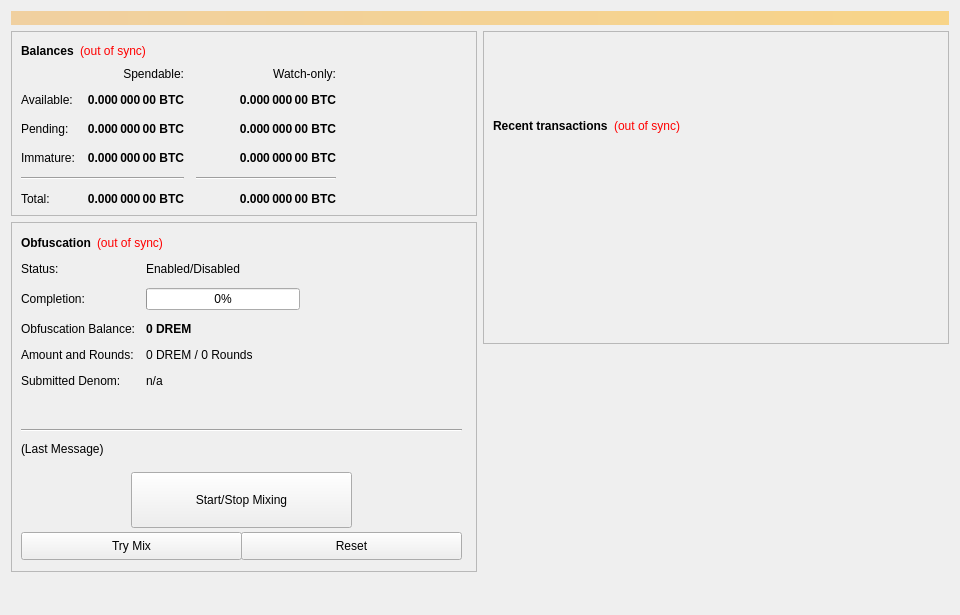
<?xml version="1.0" encoding="UTF-8"?>
<ui version="4.0">
 <class>OverviewPage</class>
 <widget class="QWidget" name="OverviewPage">
  <property name="geometry">
   <rect>
    <x>0</x>
    <y>0</y>
    <width>960</width>
    <height>615</height>
   </rect>
  </property>
  <property name="minimumSize">
   <size>
    <width>960</width>
    <height>0</height>
   </size>
  </property>
  <property name="windowTitle">
   <string>Form</string>
  </property>
  <layout class="QVBoxLayout" name="topLayout">
   <item>
    <widget class="QLabel" name="labelAlerts">
     <property name="visible">
      <bool>false</bool>
     </property>
     <property name="styleSheet">
      <string notr="true">background-color: qlineargradient(x1: 0, y1: 0, x2: 1, y2: 0, stop:0 #F0D0A0, stop:1 #F8D488); color:#000000;</string>
     </property>
     <property name="wordWrap">
      <bool>true</bool>
     </property>
     <property name="margin">
      <number>3</number>
     </property>
    </widget>
   </item>
   <item>
    <layout class="QHBoxLayout" name="horizontalLayout" stretch="1,1">
     <item>
      <layout class="QVBoxLayout" name="verticalLayout_2">
       <item>
        <widget class="QFrame" name="frame">
         <property name="frameShape">
          <enum>QFrame::StyledPanel</enum>
         </property>
         <property name="frameShadow">
          <enum>QFrame::Raised</enum>
         </property>
         <layout class="QVBoxLayout" name="verticalLayout_4">
          <item>
           <layout class="QHBoxLayout" name="horizontalLayout_4">
            <item>
             <widget class="QLabel" name="label_5">
              <property name="font">
               <font>
                <weight>75</weight>
                <bold>true</bold>
               </font>
              </property>
              <property name="text">
               <string>Balances</string>
              </property>
             </widget>
            </item>
            <item>
             <widget class="QLabel" name="labelWalletStatus">
              <property name="cursor">
               <cursorShape>WhatsThisCursor</cursorShape>
              </property>
              <property name="toolTip">
               <string>The displayed information may be out of date. Your wallet automatically synchronizes with the DREM network after a connection is established, but this process has not completed yet.</string>
              </property>
              <property name="styleSheet">
               <string notr="true">QLabel { color: red; }</string>
              </property>
              <property name="text">
               <string notr="true">(out of sync)</string>
              </property>
              <property name="alignment">
               <set>Qt::AlignLeading|Qt::AlignLeft|Qt::AlignVCenter</set>
              </property>
             </widget>
            </item>
            <item>
             <spacer name="horizontalSpacer_3">
              <property name="orientation">
               <enum>Qt::Horizontal</enum>
              </property>
              <property name="sizeHint" stdset="0">
               <size>
                <width>40</width>
                <height>20</height>
               </size>
              </property>
             </spacer>
            </item>
           </layout>
          </item>
          <item>
           <layout class="QGridLayout" name="gridLayout">
            <property name="spacing">
             <number>12</number>
            </property>
            <item row="2" column="2">
             <widget class="QLabel" name="labelWatchPending">
              <property name="font">
               <font>
                <weight>75</weight>
                <bold>true</bold>
               </font>
              </property>
              <property name="cursor">
               <cursorShape>IBeamCursor</cursorShape>
              </property>
              <property name="toolTip">
               <string>Unconfirmed transactions to watch-only addresses</string>
              </property>
              <property name="text">
               <string notr="true">0.000 000 00 BTC</string>
              </property>
              <property name="alignment">
               <set>Qt::AlignRight|Qt::AlignTrailing|Qt::AlignVCenter</set>
              </property>
              <property name="textInteractionFlags">
               <set>Qt::LinksAccessibleByMouse|Qt::TextSelectableByKeyboard|Qt::TextSelectableByMouse</set>
              </property>
             </widget>
            </item>
            <item row="2" column="1">
             <widget class="QLabel" name="labelUnconfirmed">
              <property name="font">
               <font>
                <weight>75</weight>
                <bold>true</bold>
               </font>
              </property>
              <property name="cursor">
               <cursorShape>IBeamCursor</cursorShape>
              </property>
              <property name="toolTip">
               <string>Total of transactions that have yet to be confirmed, and do not yet count toward the spendable balance</string>
              </property>
              <property name="text">
               <string notr="true">0.000 000 00 BTC</string>
              </property>
              <property name="alignment">
               <set>Qt::AlignRight|Qt::AlignTrailing|Qt::AlignVCenter</set>
              </property>
              <property name="textInteractionFlags">
               <set>Qt::LinksAccessibleByMouse|Qt::TextSelectableByKeyboard|Qt::TextSelectableByMouse</set>
              </property>
             </widget>
            </item>
            <item row="3" column="2">
             <widget class="QLabel" name="labelWatchImmature">
              <property name="font">
               <font>
                <weight>75</weight>
                <bold>true</bold>
               </font>
              </property>
              <property name="cursor">
               <cursorShape>IBeamCursor</cursorShape>
              </property>
              <property name="toolTip">
               <string>Staked or masternode rewards in watch-only addresses that has not yet matured</string>
              </property>
              <property name="text">
               <string notr="true">0.000 000 00 BTC</string>
              </property>
              <property name="alignment">
               <set>Qt::AlignRight|Qt::AlignTrailing|Qt::AlignVCenter</set>
              </property>
              <property name="textInteractionFlags">
               <set>Qt::LinksAccessibleByMouse|Qt::TextSelectableByKeyboard|Qt::TextSelectableByMouse</set>
              </property>
             </widget>
            </item>
            <item row="4" column="0" colspan="2">
             <widget class="Line" name="lineSpendableBalance">
              <property name="orientation">
               <enum>Qt::Horizontal</enum>
              </property>
             </widget>
            </item>
            <item row="4" column="2">
             <widget class="Line" name="lineWatchBalance">
              <property name="sizePolicy">
               <sizepolicy hsizetype="Preferred" vsizetype="Fixed">
                <horstretch>0</horstretch>
                <verstretch>0</verstretch>
               </sizepolicy>
              </property>
              <property name="minimumSize">
               <size>
                <width>140</width>
                <height>0</height>
               </size>
              </property>
              <property name="orientation">
               <enum>Qt::Horizontal</enum>
              </property>
             </widget>
            </item>
            <item row="5" column="0">
             <widget class="QLabel" name="labelTotalText">
              <property name="text">
               <string>Total:</string>
              </property>
             </widget>
            </item>
            <item row="3" column="1">
             <widget class="QLabel" name="labelImmature">
              <property name="font">
               <font>
                <weight>75</weight>
                <bold>true</bold>
               </font>
              </property>
              <property name="cursor">
               <cursorShape>IBeamCursor</cursorShape>
              </property>
              <property name="toolTip">
               <string>Staked or masternode rewards that has not yet matured</string>
              </property>
              <property name="text">
               <string notr="true">0.000 000 00 BTC</string>
              </property>
              <property name="alignment">
               <set>Qt::AlignRight|Qt::AlignTrailing|Qt::AlignVCenter</set>
              </property>
              <property name="textInteractionFlags">
               <set>Qt::LinksAccessibleByMouse|Qt::TextSelectableByKeyboard|Qt::TextSelectableByMouse</set>
              </property>
             </widget>
            </item>
            <item row="2" column="3">
             <spacer name="horizontalSpacer_2">
              <property name="orientation">
               <enum>Qt::Horizontal</enum>
              </property>
              <property name="sizeHint" stdset="0">
               <size>
                <width>40</width>
                <height>20</height>
               </size>
              </property>
             </spacer>
            </item>
            <item row="3" column="0">
             <widget class="QLabel" name="labelImmatureText">
              <property name="text">
               <string>Immature:</string>
              </property>
             </widget>
            </item>
            <item row="5" column="1">
             <widget class="QLabel" name="labelTotal">
              <property name="font">
               <font>
                <weight>75</weight>
                <bold>true</bold>
               </font>
              </property>
              <property name="cursor">
               <cursorShape>IBeamCursor</cursorShape>
              </property>
              <property name="toolTip">
               <string>Your current total balance</string>
              </property>
              <property name="text">
               <string notr="true">0.000 000 00 BTC</string>
              </property>
              <property name="alignment">
               <set>Qt::AlignRight|Qt::AlignTrailing|Qt::AlignVCenter</set>
              </property>
              <property name="textInteractionFlags">
               <set>Qt::LinksAccessibleByMouse|Qt::TextSelectableByKeyboard|Qt::TextSelectableByMouse</set>
              </property>
             </widget>
            </item>
            <item row="5" column="2">
             <widget class="QLabel" name="labelWatchTotal">
              <property name="font">
               <font>
                <weight>75</weight>
                <bold>true</bold>
               </font>
              </property>
              <property name="cursor">
               <cursorShape>IBeamCursor</cursorShape>
              </property>
              <property name="toolTip">
               <string>Current total balance in watch-only addresses</string>
              </property>
              <property name="text">
               <string notr="true">0.000 000 00 BTC</string>
              </property>
              <property name="alignment">
               <set>Qt::AlignRight|Qt::AlignTrailing|Qt::AlignVCenter</set>
              </property>
              <property name="textInteractionFlags">
               <set>Qt::LinksAccessibleByMouse|Qt::TextSelectableByKeyboard|Qt::TextSelectableByMouse</set>
              </property>
             </widget>
            </item>
            <item row="0" column="2">
             <widget class="QLabel" name="labelWatchonly">
              <property name="text">
               <string>Watch-only:</string>
              </property>
              <property name="alignment">
               <set>Qt::AlignRight|Qt::AlignTrailing|Qt::AlignVCenter</set>
              </property>
             </widget>
            </item>
            <item row="1" column="0">
             <widget class="QLabel" name="labelBalanceText">
              <property name="text">
               <string>Available:</string>
              </property>
             </widget>
            </item>
            <item row="1" column="1">
             <widget class="QLabel" name="labelBalance">
              <property name="font">
               <font>
                <weight>75</weight>
                <bold>true</bold>
               </font>
              </property>
              <property name="cursor">
               <cursorShape>IBeamCursor</cursorShape>
              </property>
              <property name="toolTip">
               <string>Your current spendable balance</string>
              </property>
              <property name="text">
               <string notr="true">0.000 000 00 BTC</string>
              </property>
              <property name="alignment">
               <set>Qt::AlignRight|Qt::AlignTrailing|Qt::AlignVCenter</set>
              </property>
              <property name="textInteractionFlags">
               <set>Qt::LinksAccessibleByMouse|Qt::TextSelectableByKeyboard|Qt::TextSelectableByMouse</set>
              </property>
             </widget>
            </item>
            <item row="1" column="2">
             <widget class="QLabel" name="labelWatchAvailable">
              <property name="font">
               <font>
                <weight>75</weight>
                <bold>true</bold>
               </font>
              </property>
              <property name="cursor">
               <cursorShape>IBeamCursor</cursorShape>
              </property>
              <property name="toolTip">
               <string>Your current balance in watch-only addresses</string>
              </property>
              <property name="text">
               <string notr="true">0.000 000 00 BTC</string>
              </property>
              <property name="alignment">
               <set>Qt::AlignRight|Qt::AlignTrailing|Qt::AlignVCenter</set>
              </property>
              <property name="textInteractionFlags">
               <set>Qt::LinksAccessibleByMouse|Qt::TextSelectableByKeyboard|Qt::TextSelectableByMouse</set>
              </property>
             </widget>
            </item>
            <item row="2" column="0">
             <widget class="QLabel" name="labelPendingText">
              <property name="text">
               <string>Pending:</string>
              </property>
             </widget>
            </item>
            <item row="0" column="1">
             <widget class="QLabel" name="labelSpendable">
              <property name="text">
               <string>Spendable:</string>
              </property>
              <property name="alignment">
               <set>Qt::AlignRight|Qt::AlignTrailing|Qt::AlignVCenter</set>
              </property>
             </widget>
            </item>
           </layout>
          </item>
         </layout>
        </widget>
       </item>
       <item>
        <widget class="QFrame" name="frameObfuscation">
         <property name="minimumSize">
          <size>
           <width>0</width>
           <height>350</height>
          </size>
         </property>
         <property name="layoutDirection">
          <enum>Qt::LeftToRight</enum>
         </property>
         <property name="frameShape">
          <enum>QFrame::StyledPanel</enum>
         </property>
         <property name="frameShadow">
          <enum>QFrame::Raised</enum>
         </property>
         <widget class="QWidget" name="formLayoutWidget">
          <property name="geometry">
           <rect>
            <x>10</x>
            <y>40</y>
            <width>451</width>
            <height>161</height>
           </rect>
          </property>
          <layout class="QFormLayout" name="formLayout">
           <property name="fieldGrowthPolicy">
            <enum>QFormLayout::AllNonFixedFieldsGrow</enum>
           </property>
           <property name="horizontalSpacing">
            <number>11</number>
           </property>
           <property name="verticalSpacing">
            <number>12</number>
           </property>
           <item row="0" column="0">
            <widget class="QLabel" name="label_6">
             <property name="text">
              <string>Status:</string>
             </property>
            </widget>
           </item>
           <item row="1" column="0">
            <widget class="QLabel" name="label_7">
             <property name="text">
              <string>Completion:</string>
             </property>
            </widget>
           </item>
           <item row="1" column="1">
            <widget class="QProgressBar" name="obfuscationProgress">
             <property name="maximumSize">
              <size>
               <width>154</width>
               <height>16777215</height>
              </size>
             </property>
             <property name="value">
              <number>0</number>
             </property>
            </widget>
           </item>
           <item row="2" column="0">
            <widget class="QLabel" name="labelAnonymizedText">
             <property name="text">
              <string>Obfuscation Balance:</string>
             </property>
            </widget>
           </item>
           <item row="2" column="1">
            <widget class="QLabel" name="labelAnonymized">
             <property name="font">
              <font>
               <weight>75</weight>
               <bold>true</bold>
              </font>
             </property>
             <property name="text">
              <string notr="true">0 DREM</string>
             </property>
            </widget>
           </item>
           <item row="3" column="0">
            <widget class="QLabel" name="label_8">
             <property name="text">
              <string>Amount and Rounds:</string>
             </property>
            </widget>
           </item>
           <item row="3" column="1">
            <widget class="QLabel" name="labelAmountRounds">
             <property name="text">
              <string>0 DREM / 0 Rounds</string>
             </property>
            </widget>
           </item>
           <item row="4" column="0">
            <widget class="QLabel" name="label_9">
             <property name="text">
              <string>Submitted Denom:</string>
             </property>
            </widget>
           </item>
           <item row="4" column="1">
            <widget class="QLabel" name="labelSubmittedDenom">
             <property name="toolTip">
              <string>The denominations you submitted to the Masternode.&lt;br&gt;To mix, other users must submit the exact same denominations.</string>
             </property>
             <property name="text">
              <string>n/a</string>
             </property>
            </widget>
           </item>
           <item row="0" column="1">
            <widget class="QLabel" name="obfuscationEnabled">
             <property name="text">
              <string>Enabled/Disabled</string>
             </property>
            </widget>
           </item>
          </layout>
         </widget>
         <widget class="QPushButton" name="runAutoDenom">
          <property name="geometry">
           <rect>
            <x>251</x>
            <y>17</y>
            <width>1</width>
            <height>1</height>
           </rect>
          </property>
          <property name="palette">
           <palette>
            <active>
             <colorrole role="WindowText">
              <brush brushstyle="SolidPattern">
               <color alpha="255">
                <red>0</red>
                <green>0</green>
                <blue>0</blue>
               </color>
              </brush>
             </colorrole>
             <colorrole role="Button">
              <brush brushstyle="SolidPattern">
               <color alpha="255">
                <red>239</red>
                <green>238</green>
                <blue>238</blue>
               </color>
              </brush>
             </colorrole>
             <colorrole role="Light">
              <brush brushstyle="SolidPattern">
               <color alpha="255">
                <red>255</red>
                <green>255</green>
                <blue>255</blue>
               </color>
              </brush>
             </colorrole>
             <colorrole role="Midlight">
              <brush brushstyle="SolidPattern">
               <color alpha="255">
                <red>247</red>
                <green>246</green>
                <blue>246</blue>
               </color>
              </brush>
             </colorrole>
             <colorrole role="Dark">
              <brush brushstyle="SolidPattern">
               <color alpha="255">
                <red>119</red>
                <green>119</green>
                <blue>119</blue>
               </color>
              </brush>
             </colorrole>
             <colorrole role="Mid">
              <brush brushstyle="SolidPattern">
               <color alpha="255">
                <red>159</red>
                <green>159</green>
                <blue>159</blue>
               </color>
              </brush>
             </colorrole>
             <colorrole role="Text">
              <brush brushstyle="SolidPattern">
               <color alpha="255">
                <red>0</red>
                <green>0</green>
                <blue>0</blue>
               </color>
              </brush>
             </colorrole>
             <colorrole role="BrightText">
              <brush brushstyle="SolidPattern">
               <color alpha="255">
                <red>255</red>
                <green>255</green>
                <blue>255</blue>
               </color>
              </brush>
             </colorrole>
             <colorrole role="ButtonText">
              <brush brushstyle="SolidPattern">
               <color alpha="255">
                <red>0</red>
                <green>0</green>
                <blue>0</blue>
               </color>
              </brush>
             </colorrole>
             <colorrole role="Base">
              <brush brushstyle="SolidPattern">
               <color alpha="255">
                <red>255</red>
                <green>255</green>
                <blue>255</blue>
               </color>
              </brush>
             </colorrole>
             <colorrole role="Window">
              <brush brushstyle="SolidPattern">
               <color alpha="255">
                <red>239</red>
                <green>238</green>
                <blue>238</blue>
               </color>
              </brush>
             </colorrole>
             <colorrole role="Shadow">
              <brush brushstyle="SolidPattern">
               <color alpha="255">
                <red>0</red>
                <green>0</green>
                <blue>0</blue>
               </color>
              </brush>
             </colorrole>
             <colorrole role="AlternateBase">
              <brush brushstyle="SolidPattern">
               <color alpha="255">
                <red>247</red>
                <green>246</green>
                <blue>246</blue>
               </color>
              </brush>
             </colorrole>
             <colorrole role="ToolTipBase">
              <brush brushstyle="SolidPattern">
               <color alpha="255">
                <red>255</red>
                <green>255</green>
                <blue>220</blue>
               </color>
              </brush>
             </colorrole>
             <colorrole role="ToolTipText">
              <brush brushstyle="SolidPattern">
               <color alpha="255">
                <red>0</red>
                <green>0</green>
                <blue>0</blue>
               </color>
              </brush>
             </colorrole>
            </active>
            <inactive>
             <colorrole role="WindowText">
              <brush brushstyle="SolidPattern">
               <color alpha="255">
                <red>0</red>
                <green>0</green>
                <blue>0</blue>
               </color>
              </brush>
             </colorrole>
             <colorrole role="Button">
              <brush brushstyle="SolidPattern">
               <color alpha="255">
                <red>239</red>
                <green>238</green>
                <blue>238</blue>
               </color>
              </brush>
             </colorrole>
             <colorrole role="Light">
              <brush brushstyle="SolidPattern">
               <color alpha="255">
                <red>255</red>
                <green>255</green>
                <blue>255</blue>
               </color>
              </brush>
             </colorrole>
             <colorrole role="Midlight">
              <brush brushstyle="SolidPattern">
               <color alpha="255">
                <red>247</red>
                <green>246</green>
                <blue>246</blue>
               </color>
              </brush>
             </colorrole>
             <colorrole role="Dark">
              <brush brushstyle="SolidPattern">
               <color alpha="255">
                <red>119</red>
                <green>119</green>
                <blue>119</blue>
               </color>
              </brush>
             </colorrole>
             <colorrole role="Mid">
              <brush brushstyle="SolidPattern">
               <color alpha="255">
                <red>159</red>
                <green>159</green>
                <blue>159</blue>
               </color>
              </brush>
             </colorrole>
             <colorrole role="Text">
              <brush brushstyle="SolidPattern">
               <color alpha="255">
                <red>0</red>
                <green>0</green>
                <blue>0</blue>
               </color>
              </brush>
             </colorrole>
             <colorrole role="BrightText">
              <brush brushstyle="SolidPattern">
               <color alpha="255">
                <red>255</red>
                <green>255</green>
                <blue>255</blue>
               </color>
              </brush>
             </colorrole>
             <colorrole role="ButtonText">
              <brush brushstyle="SolidPattern">
               <color alpha="255">
                <red>0</red>
                <green>0</green>
                <blue>0</blue>
               </color>
              </brush>
             </colorrole>
             <colorrole role="Base">
              <brush brushstyle="SolidPattern">
               <color alpha="255">
                <red>255</red>
                <green>255</green>
                <blue>255</blue>
               </color>
              </brush>
             </colorrole>
             <colorrole role="Window">
              <brush brushstyle="SolidPattern">
               <color alpha="255">
                <red>239</red>
                <green>238</green>
                <blue>238</blue>
               </color>
              </brush>
             </colorrole>
             <colorrole role="Shadow">
              <brush brushstyle="SolidPattern">
               <color alpha="255">
                <red>0</red>
                <green>0</green>
                <blue>0</blue>
               </color>
              </brush>
             </colorrole>
             <colorrole role="AlternateBase">
              <brush brushstyle="SolidPattern">
               <color alpha="255">
                <red>247</red>
                <green>246</green>
                <blue>246</blue>
               </color>
              </brush>
             </colorrole>
             <colorrole role="ToolTipBase">
              <brush brushstyle="SolidPattern">
               <color alpha="255">
                <red>255</red>
                <green>255</green>
                <blue>220</blue>
               </color>
              </brush>
             </colorrole>
             <colorrole role="ToolTipText">
              <brush brushstyle="SolidPattern">
               <color alpha="255">
                <red>0</red>
                <green>0</green>
                <blue>0</blue>
               </color>
              </brush>
             </colorrole>
            </inactive>
            <disabled>
             <colorrole role="WindowText">
              <brush brushstyle="SolidPattern">
               <color alpha="255">
                <red>119</red>
                <green>119</green>
                <blue>119</blue>
               </color>
              </brush>
             </colorrole>
             <colorrole role="Button">
              <brush brushstyle="SolidPattern">
               <color alpha="255">
                <red>239</red>
                <green>238</green>
                <blue>238</blue>
               </color>
              </brush>
             </colorrole>
             <colorrole role="Light">
              <brush brushstyle="SolidPattern">
               <color alpha="255">
                <red>255</red>
                <green>255</green>
                <blue>255</blue>
               </color>
              </brush>
             </colorrole>
             <colorrole role="Midlight">
              <brush brushstyle="SolidPattern">
               <color alpha="255">
                <red>247</red>
                <green>246</green>
                <blue>246</blue>
               </color>
              </brush>
             </colorrole>
             <colorrole role="Dark">
              <brush brushstyle="SolidPattern">
               <color alpha="255">
                <red>119</red>
                <green>119</green>
                <blue>119</blue>
               </color>
              </brush>
             </colorrole>
             <colorrole role="Mid">
              <brush brushstyle="SolidPattern">
               <color alpha="255">
                <red>159</red>
                <green>159</green>
                <blue>159</blue>
               </color>
              </brush>
             </colorrole>
             <colorrole role="Text">
              <brush brushstyle="SolidPattern">
               <color alpha="255">
                <red>119</red>
                <green>119</green>
                <blue>119</blue>
               </color>
              </brush>
             </colorrole>
             <colorrole role="BrightText">
              <brush brushstyle="SolidPattern">
               <color alpha="255">
                <red>255</red>
                <green>255</green>
                <blue>255</blue>
               </color>
              </brush>
             </colorrole>
             <colorrole role="ButtonText">
              <brush brushstyle="SolidPattern">
               <color alpha="255">
                <red>119</red>
                <green>119</green>
                <blue>119</blue>
               </color>
              </brush>
             </colorrole>
             <colorrole role="Base">
              <brush brushstyle="SolidPattern">
               <color alpha="255">
                <red>239</red>
                <green>238</green>
                <blue>238</blue>
               </color>
              </brush>
             </colorrole>
             <colorrole role="Window">
              <brush brushstyle="SolidPattern">
               <color alpha="255">
                <red>239</red>
                <green>238</green>
                <blue>238</blue>
               </color>
              </brush>
             </colorrole>
             <colorrole role="Shadow">
              <brush brushstyle="SolidPattern">
               <color alpha="255">
                <red>0</red>
                <green>0</green>
                <blue>0</blue>
               </color>
              </brush>
             </colorrole>
             <colorrole role="AlternateBase">
              <brush brushstyle="SolidPattern">
               <color alpha="255">
                <red>239</red>
                <green>238</green>
                <blue>238</blue>
               </color>
              </brush>
             </colorrole>
             <colorrole role="ToolTipBase">
              <brush brushstyle="SolidPattern">
               <color alpha="255">
                <red>255</red>
                <green>255</green>
                <blue>220</blue>
               </color>
              </brush>
             </colorrole>
             <colorrole role="ToolTipText">
              <brush brushstyle="SolidPattern">
               <color alpha="255">
                <red>0</red>
                <green>0</green>
                <blue>0</blue>
               </color>
              </brush>
             </colorrole>
            </disabled>
           </palette>
          </property>
          <property name="focusPolicy">
           <enum>Qt::NoFocus</enum>
          </property>
          <property name="autoFillBackground">
           <bool>true</bool>
          </property>
          <property name="text">
           <string/>
          </property>
          <property name="flat">
           <bool>true</bool>
          </property>
         </widget>
         <widget class="QPushButton" name="toggleObfuscation">
          <property name="geometry">
           <rect>
            <x>120</x>
            <y>250</y>
            <width>221</width>
            <height>56</height>
           </rect>
          </property>
          <property name="sizePolicy">
           <sizepolicy hsizetype="MinimumExpanding" vsizetype="Fixed">
            <horstretch>0</horstretch>
            <verstretch>0</verstretch>
           </sizepolicy>
          </property>
          <property name="text">
           <string>Start/Stop Mixing</string>
          </property>
         </widget>
         <widget class="Line" name="lineLastMessage">
          <property name="geometry">
           <rect>
            <x>10</x>
            <y>200</y>
            <width>441</width>
            <height>16</height>
           </rect>
          </property>
          <property name="orientation">
           <enum>Qt::Horizontal</enum>
          </property>
         </widget>
         <widget class="QLabel" name="obfuscationStatus">
          <property name="geometry">
           <rect>
            <x>10</x>
            <y>220</y>
            <width>451</width>
            <height>61</height>
           </rect>
          </property>
          <property name="minimumSize">
           <size>
            <width>288</width>
            <height>43</height>
           </size>
          </property>
          <property name="text">
           <string>(Last Message)</string>
          </property>
          <property name="alignment">
           <set>Qt::AlignLeading|Qt::AlignLeft|Qt::AlignTop</set>
          </property>
          <property name="wordWrap">
           <bool>true</bool>
          </property>
         </widget>
         <widget class="QPushButton" name="obfuscationAuto">
          <property name="geometry">
           <rect>
            <x>10</x>
            <y>310</y>
            <width>221</width>
            <height>28</height>
           </rect>
          </property>
          <property name="sizePolicy">
           <sizepolicy hsizetype="MinimumExpanding" vsizetype="Fixed">
            <horstretch>0</horstretch>
            <verstretch>0</verstretch>
           </sizepolicy>
          </property>
          <property name="toolTip">
           <string>Try to manually submit a Obfuscation request.</string>
          </property>
          <property name="text">
           <string>Try Mix</string>
          </property>
         </widget>
         <widget class="QPushButton" name="obfuscationReset">
          <property name="geometry">
           <rect>
            <x>230</x>
            <y>310</y>
            <width>221</width>
            <height>28</height>
           </rect>
          </property>
          <property name="sizePolicy">
           <sizepolicy hsizetype="MinimumExpanding" vsizetype="Fixed">
            <horstretch>0</horstretch>
            <verstretch>0</verstretch>
           </sizepolicy>
          </property>
          <property name="toolTip">
           <string>Reset the current status of Obfuscation (can interrupt Obfuscation if it's in the process of Mixing, which can cost you money!)</string>
          </property>
          <property name="autoFillBackground">
           <bool>false</bool>
          </property>
          <property name="text">
           <string>Reset</string>
          </property>
         </widget>
         <widget class="QWidget" name="layoutWidget">
          <property name="geometry">
           <rect>
            <x>10</x>
            <y>10</y>
            <width>431</width>
            <height>22</height>
           </rect>
          </property>
          <layout class="QHBoxLayout" name="horizontalLayout_5">
           <item>
            <widget class="QLabel" name="label_2">
             <property name="font">
              <font>
               <weight>75</weight>
               <bold>true</bold>
              </font>
             </property>
             <property name="text">
              <string>Obfuscation</string>
             </property>
            </widget>
           </item>
           <item>
            <widget class="QLabel" name="labelObfuscationSyncStatus">
             <property name="toolTip">
              <string>The displayed information may be out of date. Your wallet automatically synchronizes with the DREM network after a connection is established, but this process has not completed yet.</string>
             </property>
             <property name="styleSheet">
              <string notr="true">QLabel { color: red; }</string>
             </property>
             <property name="text">
              <string notr="true">(out of sync)</string>
             </property>
             <property name="alignment">
              <set>Qt::AlignLeading|Qt::AlignLeft|Qt::AlignVCenter</set>
             </property>
            </widget>
           </item>
           <item>
            <spacer name="horizontalSpacer_4">
             <property name="orientation">
              <enum>Qt::Horizontal</enum>
             </property>
             <property name="sizeHint" stdset="0">
              <size>
               <width>40</width>
               <height>20</height>
              </size>
             </property>
            </spacer>
           </item>
          </layout>
         </widget>
        </widget>
       </item>
       <item>
        <spacer name="verticalSpacer">
         <property name="orientation">
          <enum>Qt::Vertical</enum>
         </property>
         <property name="sizeHint" stdset="0">
          <size>
           <width>20</width>
           <height>40</height>
          </size>
         </property>
        </spacer>
       </item>
      </layout>
     </item>
     <item>
      <layout class="QVBoxLayout" name="verticalLayout_3">
       <item>
        <widget class="QFrame" name="frame_2">
         <property name="frameShape">
          <enum>QFrame::StyledPanel</enum>
         </property>
         <property name="frameShadow">
          <enum>QFrame::Raised</enum>
         </property>
         <layout class="QVBoxLayout" name="verticalLayout">
          <item>
           <spacer name="verticalSpacer_3">
            <property name="orientation">
             <enum>Qt::Vertical</enum>
            </property>
            <property name="sizeType">
             <enum>QSizePolicy::Fixed</enum>
            </property>
            <property name="sizeHint" stdset="0">
             <size>
              <width>20</width>
              <height>75</height>
             </size>
            </property>
           </spacer>
          </item>
          <item>
           <layout class="QHBoxLayout" name="horizontalLayout_2">
            <item>
             <widget class="QLabel" name="label_4">
              <property name="font">
               <font>
                <weight>75</weight>
                <bold>true</bold>
               </font>
              </property>
              <property name="text">
               <string>Recent transactions</string>
              </property>
             </widget>
            </item>
            <item>
             <widget class="QLabel" name="labelTransactionsStatus">
              <property name="cursor">
               <cursorShape>WhatsThisCursor</cursorShape>
              </property>
              <property name="toolTip">
               <string>The displayed information may be out of date. Your wallet automatically synchronizes with the DREM network after a connection is established, but this process has not completed yet.</string>
              </property>
              <property name="styleSheet">
               <string notr="true">QLabel { color: red; }</string>
              </property>
              <property name="text">
               <string notr="true">(out of sync)</string>
              </property>
              <property name="alignment">
               <set>Qt::AlignRight|Qt::AlignTrailing|Qt::AlignVCenter</set>
              </property>
             </widget>
            </item>
            <item>
             <spacer name="horizontalSpacer">
              <property name="orientation">
               <enum>Qt::Horizontal</enum>
              </property>
              <property name="sizeHint" stdset="0">
               <size>
                <width>40</width>
                <height>20</height>
               </size>
              </property>
             </spacer>
            </item>
           </layout>
          </item>
          <item>
           <widget class="QListView" name="listTransactions">
            <property name="styleSheet">
             <string notr="true">QListView { background: transparent; }</string>
            </property>
            <property name="frameShape">
             <enum>QFrame::NoFrame</enum>
            </property>
            <property name="verticalScrollBarPolicy">
             <enum>Qt::ScrollBarAlwaysOff</enum>
            </property>
            <property name="horizontalScrollBarPolicy">
             <enum>Qt::ScrollBarAlwaysOff</enum>
            </property>
            <property name="selectionMode">
             <enum>QAbstractItemView::NoSelection</enum>
            </property>
           </widget>
          </item>
         </layout>
        </widget>
       </item>
       <item>
        <spacer name="verticalSpacer_2">
         <property name="orientation">
          <enum>Qt::Vertical</enum>
         </property>
         <property name="sizeType">
          <enum>QSizePolicy::Expanding</enum>
         </property>
         <property name="sizeHint" stdset="0">
          <size>
           <width>20</width>
           <height>40</height>
          </size>
         </property>
        </spacer>
       </item>
      </layout>
     </item>
    </layout>
   </item>
  </layout>
 </widget>
 <resources/>
 <connections/>
</ui>
